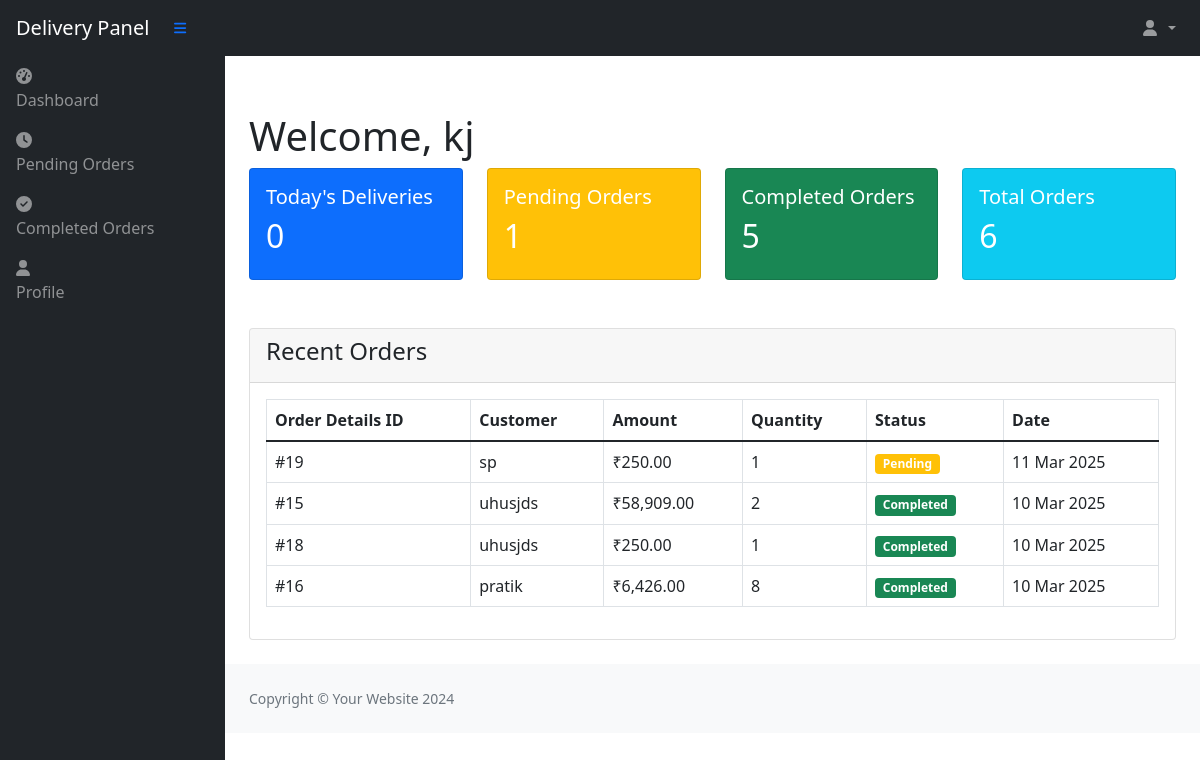
Screenshot of /Delivery Person/index.php (signed in) with the database file from the repository.
### tables this page shows
CREATE TABLE `delivery_person` (
  `delivery_person_id` int(11) NOT NULL,
  `Name` varchar(20) NOT NULL,
  `Contact_no` bigint(20) NOT NULL,
  `Email` varchar(40) NOT NULL,
  `Photo` varchar(30) NOT NULL,
  `Id-proof` varchar(30) NOT NULL,
  `password` varchar(20) NOT NULL
);

CREATE TABLE `order_details` (
  `order_details_id` int(11) NOT NULL,
  `p_price` float NOT NULL,
  `quantity` int(11) NOT NULL,
  `order_date` date NOT NULL DEFAULT current_timestamp(),
  `delivery_person_id` int(11) DEFAULT NULL
);

### Delivery Person/index.php (the view, shortened to what this page needs)
<?php
include('../config/dbcon.php');
include('includes/header.php');
$delivery_id = $_SESSION['delivery_id'];
$delivery_query = "SELECT * FROM delivery_person WHERE delivery_person_id = '$delivery_id'";
$delivery_result = mysqli_query($con, $delivery_query);
$delivery_data = mysqli_fetch_assoc($delivery_result);
?>
<div class="container-fluid px-4">
    <h1 class="mt-4">Welcome, <?= $delivery_data['Name'] ?></h1>
    <div class="row">
        <div class="col-xl-3 col-md-6">
            <div class="card bg-primary text-white mb-4">
                <div class="card-body">
                    <h5>Today's Deliveries</h5>
                    <?php
                    $today = date('Y-m-d');
                    $sql = "SELECT COUNT(*) as count FROM `order` o
                           JOIN order_details od ON o.order_details_id = od.order_details_id
                           WHERE od.delivery_person_id = '$delivery_id'
                           AND DATE(o.order_date) = '$today'";
                    $result = mysqli_query($con, $sql);
                    $count = mysqli_fetch_assoc($result)['count'];
                    ?>
                    <h2><?= $count ?></h2>
                </div>
            </div>
        </div>
        <div class="col-xl-3 col-md-6">
            <div class="card bg-warning text-white mb-4">
                <div class="card-body">
                    <h5>Pending Orders</h5>
                    <?php
                    $sql = "SELECT COUNT(*) as count FROM `order` o
                           JOIN order_details od ON o.order_details_id = od.order_details_id
                           WHERE od.delivery_person_id = '$delivery_id'
                           AND o.order_status='Pending'";
                    $result = mysqli_query($con, $sql);
                    $count = mysqli_fetch_assoc($result)['count'];
                    ?>
                    <h2><?= $count ?></h2>
                </div>
            </div>
        </div>
        <div class="col-xl-3 col-md-6">
            <div class="card bg-success text-white mb-4">
                <div class="card-body">
                    <h5>Completed Orders</h5>
                    <?php
                    $sql = "SELECT COUNT(*) as count FROM `order` o
                           JOIN order_details od ON o.order_details_id = od.order_details_id
                           WHERE od.delivery_person_id = '$delivery_id'
                           AND o.order_status='Completed'";
                    $result = mysqli_query($con, $sql);
                    $count = mysqli_fetch_assoc($result)['count'];
                    ?>
                    <h2><?= $count ?></h2>
                </div>
            </div>
        </div>
        <div class="col-xl-3 col-md-6">
            <div class="card bg-info text-white mb-4">
                <div class="card-body">
                    <h5>Total Orders</h5>
                    <?php
                    $sql = "SELECT COUNT(*) as count FROM `order` o
                           JOIN order_details od ON o.order_details_id = od.order_details_id
                           WHERE od.delivery_person_id = '$delivery_id'";
                    $result = mysqli_query($con, $sql);
                    $count = mysqli_fetch_assoc($result)['count'];
                    ?>
                    <h2><?= $count ?></h2>
                </div>
            </div>
        </div>
    </div>
    <div class="row mt-4">
        <div class="col-12">
            <div class="card mb-4">
                <div class="card-header">
                    <h4>Recent Orders</h4>
                </div>
                <div class="card-body">
                    <table class="table table-bordered">
                        <thead>
                            <tr>
                                <th>Order Details ID</th>
                                <th>Customer</th>
                                <th>Amount</th>
                                <th>Quantity</th>
                                <th>Status</th>
                                <th>Date</th>
                            </tr>
                        </thead>
                        <tbody>
                            <?php
                            $sql = "SELECT DISTINCT od.order_details_id, o.order_date, c.C_name,
                                   od.quantity, od.p_price as order_amount, o.order_status
                                   FROM order_details od
                                   JOIN `order` o ON o.order_details_id = od.order_details_id
                                   JOIN customer c ON o.cid = c.Cid
                                   WHERE od.delivery_person_id = '$delivery_id'
                                   GROUP BY od.order_details_id
                                   ORDER BY o.order_date DESC LIMIT 5";
                            $result = mysqli_query($con, $sql);
                            while($row = mysqli_fetch_assoc($result)) {
                            ?>
                            <tr>
                                <td>#<?= $row['order_details_id'] ?></td>
                                <td><?= $row['C_name'] ?></td>
                                <td>₹<?= number_format($row['order_amount'], 2) ?></td>
                                <td><?= $row['quantity'] ?></td>
                                <td>
                                    <span class="badge <?= ($row['order_status'] == 'Completed') ? 'bg-success' : 'bg-warning' ?>">
                                        <?= htmlspecialchars($row['order_status']) ?>
                                    </span>
                                </td>
                                <td><?= date('d M Y', strtotime($row['order_date'])) ?></td>
                            </tr>
                            <?php } ?>
                        </tbody>
                    </table>
                </div>
            </div>
        </div>
    </div>
</div>
<?php include('includes/footer.php'); ?>

### Delivery Person/includes/header.php (shortened to what this page needs)
<!DOCTYPE html>
<html lang="en">
    <head>
        <link href="https://cdn.jsdelivr.net/npm/simple-datatables@latest/dist/style.css" rel="stylesheet" />
        <link href="css/styles.css" rel="stylesheet" />
        <link href="https://cdn.jsdelivr.net/npm/bootstrap@5.1.3/dist/css/bootstrap.min.css" rel="stylesheet">
    </head>
    <body class="sb-nav-fixed">
        <?php include('navbar.php'); ?>
        <div id="layoutSidenav">
            <div id="layoutSidenav_nav">
                <nav class="sb-sidenav accordion sb-sidenav-dark" id="sidenavAccordion">
                    <div class="sb-sidenav-menu">
                        <div class="nav">
                            <?php include('sidebar.php'); ?>
                        </div>
                    </div>
                </nav>
            </div>
            <div id="layoutSidenav_content">
                <main>

### Delivery Person/includes/navbar.php (shortened to what this page needs)
<nav class="sb-topnav navbar navbar-expand navbar-dark bg-dark">
    <a class="navbar-brand ps-3" href="index.php">Delivery Panel</a>
    <button class="btn btn-link btn-sm order-1 order-lg-0 me-4 me-lg-0" id="sidebarToggle" href="#!">
        <i class="fas fa-bars"></i>
    </button>
    <ul class="navbar-nav ms-auto me-0 me-md-3 my-2 my-md-0">
        <li class="nav-item dropdown">
            <a class="nav-link dropdown-toggle" id="navbarDropdown" href="#" role="button" data-bs-toggle="dropdown" aria-expanded="false">
                <i class="fas fa-user fa-fw"></i>
            </a>
        </li>
    </ul>
</nav>

### Delivery Person/includes/sidebar.php (shortened to what this page needs)
<div id="layoutSidenav_nav">
    <nav class="sb-sidenav accordion sb-sidenav-dark" id="sidenavAccordion">
        <div class="sb-sidenav-menu">
            <div class="nav">
                <a class="nav-link" href="index.php">
                    <div class="sb-nav-link-icon"><i class="fas fa-tachometer-alt"></i></div>
                    Dashboard
                </a>
                <a class="nav-link" href="pending-orders.php">
                    <div class="sb-nav-link-icon"><i class="fas fa-clock"></i></div>
                    Pending Orders
                </a>
                <a class="nav-link" href="completed-orders.php">
                    <div class="sb-nav-link-icon"><i class="fas fa-check-circle"></i></div>
                    Completed Orders
                </a>
                <a class="nav-link" href="profile.php">
                    <div class="sb-nav-link-icon"><i class="fas fa-user"></i></div>
                    Profile
                </a>
            </div>
        </div>
    </nav>
</div>

### Delivery Person/includes/footer.php (shortened to what this page needs)
</main>
                <footer class="py-4 bg-light mt-auto">
                    <div class="container-fluid px-4">
                        <div class="d-flex align-items-center justify-content-between small">
                            <div class="text-muted">Copyright &copy; Your Website 2024</div>
                        </div>
                    </div>
                </footer>
            </div>
        </div>
    </body>
</html>

### Delivery Person/assets/css/styles.css (style rules this page uses)
.sb-nav-fixed { padding-top: 0; }
.sb-nav-fixed #layoutSidenav #layoutSidenav_nav { width: 225px; height: calc(100vh - 56px); position: fixed; left: 0; top: 56px; }
.sb-nav-fixed #layoutSidenav #layoutSidenav_content { padding-left: 225px; padding-top: 0; margin-top: 56px; }
.sb-sidenav { display: flex; flex-direction: column; height: 100%; flex-wrap: nowrap; }
.sb-sidenav-dark { background-color: #212529; color: rgba(255, 255, 255, 0.5); }
.sb-sidenav-dark .sb-sidenav-menu .nav-link { color: rgba(255, 255, 255, 0.5); }

### rows the page displays
delivery_person: Name "kj"
order_details: order_details_id "19", C_name "sp", p_price "250.00", quantity "1", order_status "Pending", order_date "11 Mar 2025"
order_details: order_details_id "15", C_name "uhusjds", p_price "58,909.00", quantity "2", order_status "Completed", order_date "10 Mar 2025"
order_details: order_details_id "18", C_name "uhusjds", p_price "250.00", quantity "1", order_status "Completed", order_date "10 Mar 2025"
order_details: order_details_id "16", C_name "pratik", p_price "6,426.00", quantity "8", order_status "Completed", order_date "10 Mar 2025"

### other values shown
$count "0"
$count "1"
$count "5"
$count "6"
